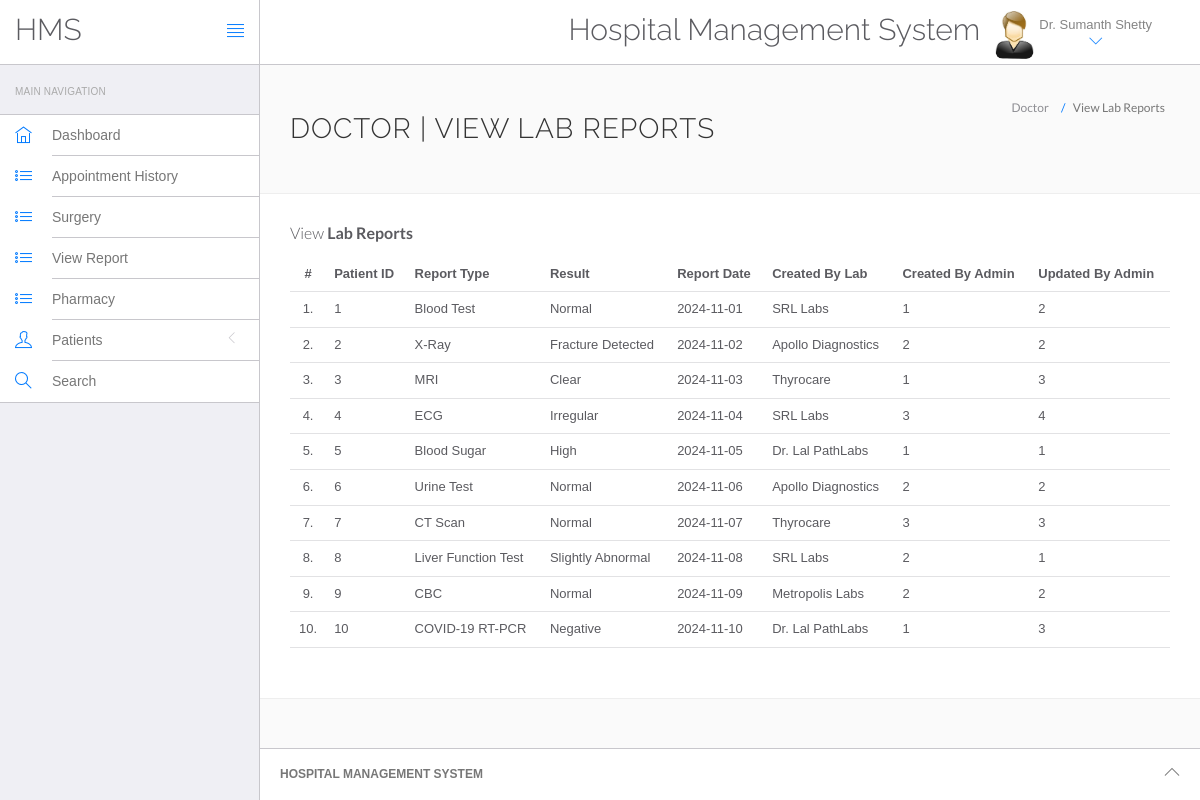
Screenshot of /hms/doctor/report.php (signed in) with the database file from the repository.
### tables this page shows
CREATE TABLE `doctors` (
  `id` int(11) NOT NULL,
  `specialization` varchar(100) DEFAULT NULL,
  `doctorName` varchar(100) DEFAULT NULL,
  `address` text DEFAULT NULL,
  `docFees` varchar(50) DEFAULT NULL,
  `contactno` bigint(20) DEFAULT NULL,
  `docEmail` varchar(100) DEFAULT NULL,
  `password` varchar(255) DEFAULT NULL,
  `creationDate` timestamp NOT NULL DEFAULT current_timestamp(),
  `updationDate` timestamp NOT NULL DEFAULT current_timestamp() ON UPDATE current_timestamp()
);

CREATE TABLE `lab_reports` (
  `id` int(11) NOT NULL,
  `patient_id` int(11) DEFAULT NULL,
  `report_type` varchar(255) DEFAULT NULL,
  `result` varchar(255) DEFAULT NULL,
  `report_date` date DEFAULT NULL,
  `created_by_lab` varchar(255) DEFAULT NULL,
  `created_by_admin` int(11) DEFAULT NULL,
  `updated_by_admin` int(11) DEFAULT NULL
);

### hms/doctor/report.php (the view, shortened to what this page needs)
<?php
include('include/config.php');
if (strlen($_SESSION['id'] == 0)) {
    header('location:logout.php');
} else {
    ?>
    <!DOCTYPE html>
    <html lang="en">
    <head>
        <link rel="stylesheet" href="vendor/bootstrap/css/bootstrap.min.css">
        <link rel="stylesheet" href="vendor/fontawesome/css/font-awesome.min.css">
        <link rel="stylesheet" href="vendor/themify-icons/themify-icons.min.css">
        <link href="vendor/animate.css/animate.min.css" rel="stylesheet" media="screen">
        <link href="vendor/perfect-scrollbar/perfect-scrollbar.min.css" rel="stylesheet" media="screen">
        <link href="vendor/switchery/switchery.min.css" rel="stylesheet" media="screen">
        <link href="vendor/bootstrap-touchspin/jquery.bootstrap-touchspin.min.css" rel="stylesheet" media="screen">
        <link href="vendor/select2/select2.min.css" rel="stylesheet" media="screen">
        <link href="vendor/bootstrap-datepicker/bootstrap-datepicker3.standalone.min.css" rel="stylesheet"
              media="screen">
        <link href="vendor/bootstrap-timepicker/bootstrap-timepicker.min.css" rel="stylesheet" media="screen">
        <link rel="stylesheet" href="assets/css/styles.css">
        <link rel="stylesheet" href="assets/css/plugins.css">
        <link rel="stylesheet" href="assets/css/themes/theme-1.css" id="skin_color"/>
    </head>
    <body>
    <div id="app">
        <?php include('include/sidebar.php'); ?>
        <div class="app-content">
            <?php include('include/header.php'); ?>
            <div class="main-content">
                <div class="wrap-content container" id="container">
                    <section id="page-title">
                        <div class="row">
                            <div class="col-sm-8">
                                <h1 class="mainTitle">Doctor | View Lab Reports</h1>
                            </div>
                            <ol class="breadcrumb">
                                <li>
                                    <span>Doctor</span>
                                </li>
                                <li class="active">
                                    <span>View Lab Reports</span>
                                </li>
                            </ol>
                        </div>
                    </section>
                    <div class="container-fluid container-fullw bg-white">
                        <div class="row">
                            <div class="col-md-12">
                                <h5 class="over-title margin-bottom-15">View <span class="text-bold">Lab Reports</span></h5>
                                <table class="table table-hover" id="sample-table-1">
                                    <thead>
                                    <tr>
                                        <th class="center">#</th>
                                        <th>Patient ID</th>
                                        <th>Report Type</th>
                                        <th>Result</th>
                                        <th>Report Date</th>
                                        <th>Created By Lab</th>
                                        <th>Created By Admin</th>
                                        <th>Updated By Admin</th>
                                    </tr>
                                    </thead>
                                    <tbody>
                                    <?php
                                    $sql = mysqli_query($con, "SELECT * FROM lab_reports");
                                    $cnt = 1;
                                    while ($row = mysqli_fetch_array($sql)) {
                                        ?>
                                        <tr>
                                            <td class="center"><?php echo $cnt; ?>.</td>
                                            <td><?php echo $row['patient_id']; ?></td>
                                            <td><?php echo $row['report_type']; ?></td>
                                            <td><?php echo $row['result']; ?></td>
                                            <td><?php echo $row['report_date']; ?></td>
                                            <td><?php echo $row['created_by_lab']; ?></td>
                                            <td><?php echo $row['created_by_admin']; ?></td>
                                            <td><?php echo $row['updated_by_admin']; ?></td>
                                        </tr>
                                        <?php
                                        $cnt = $cnt + 1;
                                    } ?>
                                    </tbody>
                                </table>
                            </div>
                        </div>
                    </div>
                </div>
            </div>
        </div>
        <?php include('include/footer.php'); ?>
    </div>
    </body>
    </html>
<?php } ?>

### hms/doctor/include/header.php (shortened to what this page needs)
<header class="navbar navbar-default navbar-static-top">
					<div class="navbar-header">
						<a class="navbar-brand" href="#">
							<h2 style="padding-top:20% ">HMS</h2>
						</a>
						<a href="#" class="sidebar-toggler pull-right visible-md visible-lg" data-toggle-class="app-sidebar-closed" data-toggle-target="#app">
							<i class="ti-align-justify"></i>
						</a>
					</div>
					<div class="navbar-collapse collapse">
						<ul class="nav navbar-right">
								<li  style="padding-top:2% ">
								<h2>Hospital Management System</h2>
							</li>
							<li class="dropdown current-user">
								<a href class="dropdown-toggle" data-toggle="dropdown">
									<img src="assets/images/images.jpg" > <span class="username">
									<?php $query=mysqli_query($con,"select doctorName from doctors where id='".$_SESSION['id']."'");
while($row=mysqli_fetch_array($query))
{
	echo $row['doctorName'];
}
									?> <i class="ti-angle-down"></i></i></span>
								</a>
							</li>
						</ul>
					</div>
				</header>

### hms/doctor/assets/css/themes/theme-1.css (style rules this page uses)
body { background: #FAFAFA; }
header .navbar-header { background: #ffffff !important; border-right-color: #c8c7cc !important; border-bottom-color: #c8c7cc !important; }
header .navbar-header .sidebar-toggler, header .navbar-header .sidebar-mobile-toggler { color: #007aff !important; }
header .navbar-header .navbar-brand { color: #777 !important; }
header .navbar-collapse { background: #ffffff !important; border-bottom-color: #c8c7cc !important; box-shadow: none !important; }
header .navbar-collapse .navbar-right > li > a { color: #777; }
header .navbar-collapse .navbar-right > li > a i { color: #007aff !important; }

### rows the page displays
doctors: doctorName "Dr. Sumanth Shetty"
lab_reports: patient "1", report_type "Blood Test", result "Normal", report_date "2024-11-01", created_by_lab "SRL Labs", created_by_admin "1", updated_by_admin "2"
lab_reports: patient "2", report_type "X-Ray", result "Fracture Detected", report_date "2024-11-02", created_by_lab "Apollo Diagnostics", created_by_admin "2", updated_by_admin "2"
lab_reports: patient "3", report_type "MRI", result "Clear", report_date "2024-11-03", created_by_lab "Thyrocare", created_by_admin "1", updated_by_admin "3"
lab_reports: patient "4", report_type "ECG", result "Irregular", report_date "2024-11-04", created_by_lab "SRL Labs", created_by_admin "3", updated_by_admin "4"
lab_reports: patient "5", report_type "Blood Sugar", result "High", report_date "2024-11-05", created_by_lab "Dr. Lal PathLabs", created_by_admin "1", updated_by_admin "1"
lab_reports: patient "6", report_type "Urine Test", result "Normal", report_date "2024-11-06", created_by_lab "Apollo Diagnostics", created_by_admin "2", updated_by_admin "2"
lab_reports: patient "7", report_type "CT Scan", result "Normal", report_date "2024-11-07", created_by_lab "Thyrocare", created_by_admin "3", updated_by_admin "3"
lab_reports: patient "8", report_type "Liver Function Test", result "Slightly Abnormal", report_date "2024-11-08", created_by_lab "SRL Labs", created_by_admin "2", updated_by_admin "1"
lab_reports: patient "9", report_type "CBC", result "Normal", report_date "2024-11-09", created_by_lab "Metropolis Labs", created_by_admin "2", updated_by_admin "2"
lab_reports: patient "10", report_type "COVID-19 RT-PCR", result "Negative", report_date "2024-11-10", created_by_lab "Dr. Lal PathLabs", created_by_admin "1", updated_by_admin "3"
